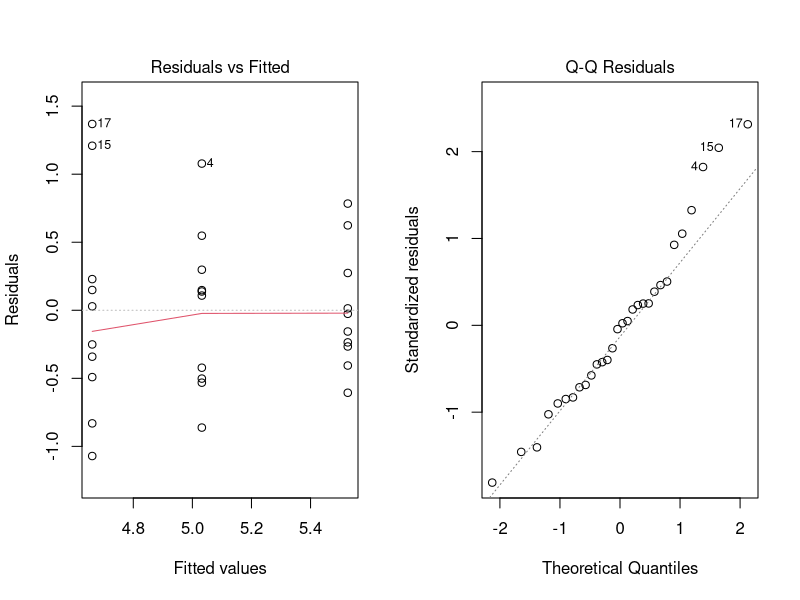

This chart was generated by the following R code:
## ---- chunk 1
#| label: setup
library(tidyverse)
library(car)      # Levene's test
library(emmeans)  # post-hoc comparisons
## ---- chunk 2
data(sleep)  # built-in: extra sleep hours under two drugs
sleep
## ---- chunk 3
t.test(extra ~ group, data = sleep)
## ---- chunk 4
data(PlantGrowth)
m1 <- aov(weight ~ group, data = PlantGrowth)
summary(m1)
## ---- chunk 5
#| label: fig-diagnostics
#| fig-cap: "Residual diagnostics for the PlantGrowth ANOVA"
par(mfrow = c(1, 2))
plot(m1, which = c(1, 2))
## ---- chunk 6
leveneTest(weight ~ group, data = PlantGrowth)
## ---- chunk 7
emm <- emmeans(m1, ~ group)
pairs(emm, adjust = "tukey")
